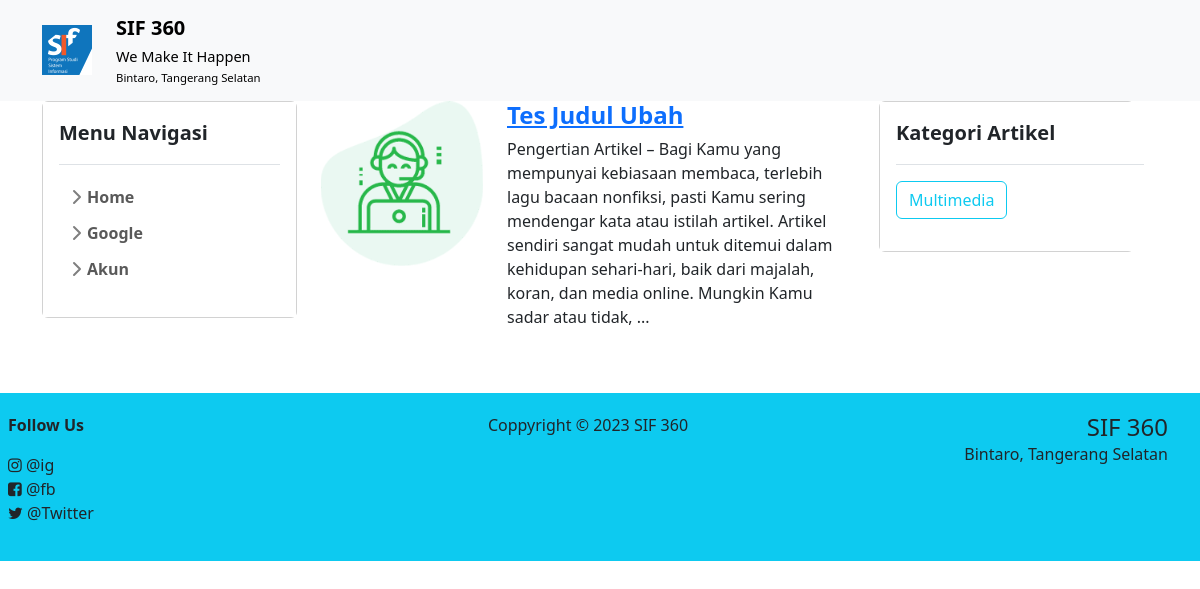
/view/public/index.php, run on the app's committed database.
### tables this page shows
CREATE TABLE `about` (
  `id` int NOT NULL,
  `name` varchar(100) NOT NULL,
  `slogan` varchar(255) DEFAULT NULL,
  `address` varchar(255) DEFAULT NULL,
  `twitter` varchar(100) DEFAULT NULL,
  `facebook` varchar(100) DEFAULT NULL,
  `instagram` varchar(100) DEFAULT NULL
);

CREATE TABLE `menu` (
  `id` int NOT NULL,
  `name` varchar(100) NOT NULL,
  `slug` varchar(100) NOT NULL,
  `url` varchar(50) NOT NULL
);

CREATE TABLE `articles` (
  `id` int NOT NULL,
  `title` varchar(255) NOT NULL,
  `image` varchar(50) NOT NULL,
  `description` text,
  `category_id` int DEFAULT NULL,
  `slug` varchar(100) NOT NULL
);

CREATE TABLE `category` (
  `id` int NOT NULL,
  `name` varchar(100) NOT NULL,
  `slug` varchar(100) NOT NULL
);

### view/public/index.php (the view)
<?php
include '../template/header.php'; ?>
    <div class="container">
        <div class="row w-100">
            <?php include '../template/sidebar.php';?>
            <div class="col-lg-6 col-md-9 col-12 order-lg-2 order-md-2 order-1">
                <article>
                    <?php
                    $articles = mysqli_query($conn, "SELECT * FROM articles");
                    foreach ($articles as $art) {
                        ?>
                        <section class="row mb-4">
                            <div class="col-md-4">
                                <img src="../../public/uploads/<?php echo $art['image'];?>" alt="Gambar" class="img-fluid">
                            </div>
                            <div class="col-md-8">
                                <h4 class="fw-bold"><a href="article.php?slug=<?php echo $art['slug'];?>"><?php echo substr($art['title'],0,28);?></a></h4>
                                <p><?php echo substr($art['description'], 0, 300); ?>...</p>
                            </div>
                        </section>
                        <?php
                    }
                    ?>
                </article>
            </div>
            <?php include '../template/aside.php';?>
        </div>
    </div>
<?php include '../template/footer.php'; ?>

### view/template/header.php (shortened to what this page needs)
<!DOCTYPE html>
<html lang="en">
<?php
    include '../../config/database.php';
    $about = mysqli_query($conn, "SELECT * FROM about Limit 1");
    $about = mysqli_fetch_assoc($about);
?>
<head>
    <link href="https://cdn.jsdelivr.net/npm/bootstrap@5.3.0/dist/css/bootstrap.min.css" rel="stylesheet">
    <link rel="stylesheet" href="https://cdnjs.cloudflare.com/ajax/libs/font-awesome/4.7.0/css/font-awesome.css" />
    <link href="../../assets/css/sidebar.css" rel="stylesheet">
</head>
<body>
    <header>
    <nav class="navbar navbar-expand-lg navbar-light bg-light">
        <div class="container">
            <a class="navbar-brand" href="../../">
                <div class="row align-items-center">
                    <div class="col-auto">
                        <img src="../../assets/images/logo.jpg" alt="Logo" width="50" height="50">
                    </div>
                    <div class="col">
                        <p class="m-0 font-weight-bold" style="font-weight: bold !important;"><?php echo $about['name'];?></p>
                        <p class="m-0" style="font-size: smaller;"><small><?php echo $about['slogan'];?></small></p>
                        <p class="m-0" style="font-size: small;"><small><?php echo $about['address'];?></small></p>
                    </div>
                </div>
            </a>
        </div>
    </nav>
    </header>

### view/template/sidebar.php (shortened to what this page needs)
<div class="col-lg-3 col-md-3 col-12 order-lg-1 order-md-1 order-2 pr-1">
    <div class="sidebar card w-100">
        <div class="flex-shrink-0 p-3 bg-white">
            <a href="/" class="d-flex align-items-center pb-3 mb-3 link-dark text-decoration-none border-bottom">
            <span class="fs-5 fw-semibold">Menu Navigasi</span>
            </a>
            <ul class="list-unstyled ps-0">
                <li class="mb-1">
                    <button class="btn btn-toggle align-items-center rounded collapsed" data-bs-toggle="collapse" data-bs-target="#home-collapse" aria-expanded="false">
                    Home
                    </button>
                </li>
                <?php $sidebar = mysqli_query($conn, "SELECT * FROM menu");
                $sidebar = mysqli_fetch_all($sidebar, MYSQLI_ASSOC)
                ?>
                <?php foreach($sidebar as $side) {
                    $submenu = mysqli_query($conn, "SELECT * FROM submenu WHERE parent_id='$side[id]'");
                    $count = mysqli_num_rows($submenu);
                    $submenu = mysqli_fetch_all($submenu, MYSQLI_ASSOC);
                    if($count > 0){
                        ?>
                        <li class="mb-1">
                            <button class="btn btn-toggle align-items-center rounded collapsed" data-bs-toggle="collapse" data-bs-target="#<?php echo $side['id'];?>-collapse" aria-expanded="false">
                            <?php echo $side['name'];?>
                            </button>
                                <?php foreach($submenu as $sid) { ?>
                                <li><a href="<?php echo $sid['url'];?>" class="link-dark rounded"><?php echo $sid['name'];?></a></li>
                                <?php } ?>
                        </li>
                        <?php
                    }else{
                        ?>
                        <li class="mb-1 ps-3">
                            <a href="<?php echo $side['url'];?>" class="link-dark rounded"><?php echo $sid['name'];?></a>
                        </li>
                        <?php
                    }
                }
                    ?>
                <li class="mb-1">
                    <button class="btn btn-toggle align-items-center rounded collapsed" data-bs-toggle="collapse" data-bs-target="#akun-collapse" aria-expanded="false">
                    Akun
                    </button>
                </li>
            </ul>
        </div>
    </div>
</div>

### view/template/aside.php
<div class="col-lg-3 col-12 order-lg-3 ">
<div class="card">
<div class="flex-shrink-0 p-3 bg-white" style="width: 280px;">
            <a href="/" class="d-flex align-items-center pb-3 mb-3 link-dark text-decoration-none border-bottom">
            <span class="fs-5 fw-semibold">Kategori Artikel</span>
            </a>
            <ul class="list-unstyled ps-0">
                <?php $kategori = mysqli_query($conn, "SELECT * FROM category");
                $kategori = mysqli_fetch_all($kategori, MYSQLI_ASSOC)
                ;?>
                <?php foreach($kategori as $kate) { ?>
                <li class="mb-1"><a href="../public/kategori.php?slug=<?php echo $kate['slug'];?>" class="btn btn-outline-info"><?php echo $kate['name'];?></a></li>
                <?php } ?>
            </ul>
        </div>
</div>
</div>

### view/template/footer.php (shortened to what this page needs)
    <footer class=" bg-info mt-4  justify-content-center">
        <div class="col-12 row p-3 justify-content-center">
            <div class="col-12 col-lg-4 p-1">
                <p class="fw-bold">Follow Us</p>
                <ul class="list-unstyled ps-0">
                    <li class="me-3">
                    <i class="fa fa-instagram"></i> @<?php echo $about['instagram'];?>
                    </li>
                    <li class="me-3">
                    <i class="fa fa-facebook-square"></i> @<?php echo $about['facebook'];?>
                    </li>
                    <li class="me-3">
                    <i class="fa fa-twitter"></i> @<?php echo $about['twitter'];?>
                    </li>
                </ul>
            </div>
            <div class="col-12 col-lg-4 p-1 mt-lg-0 mt-md-0 mt-1 ">
                <p class="text-center">Coppyright &copy; <?php echo date('Y');?> <?php echo $about['name'];?></p>
            </div>
            <div class="col-12 col-lg-4 p-1 mt-lg-0 mt-md-0 mt-1 ">
                <p class="h4 f-wbold text-end m-0"><?php echo $about['name'];?></p>
                <p class="text-end m-0"><?php echo $about['address'];?></p>
            </div>
        </div>
    </footer>
</body>
</html>

### assets/css/sidebar.css (style rules this page uses)
body { min-height: 100vh; min-height: -webkit-fill-available; }
html { height: -webkit-fill-available; }
.btn-toggle { display: inline-flex; align-items: center; padding: .25rem .5rem; font-weight: 600; color: rgba(0, 0, 0, .65); background-color: transparent; border: 0; }
.btn-toggle::before { width: 1.25em; line-height: 0; transition: transform .35s ease; transform-origin: .5em 50%; }
.fw-semibold { font-weight: 600; }

### data on the page
about: name "SIF 360", slogan "We Make It Happen", address "Bintaro, Tangerang Selatan", instagram "ig", facebook "fb", twitter "Twitter"
menu: name "Google"
articles: image (picture), title "Tes Judul Ubah", description "Pengertian Artikel – Bagi Kamu yang mempunyai kebiasaan membaca, terlebih lagu bacaan nonfiksi, pasti Kamu sering mendengar kata atau istilah artikel. Artikel sendiri sangat mudah untuk ditemui dalam kehidupan sehari-hari, baik dari majalah, koran, dan media online. Mungkin Kamu sadar atau tidak,"
category: name "Multimedia"
